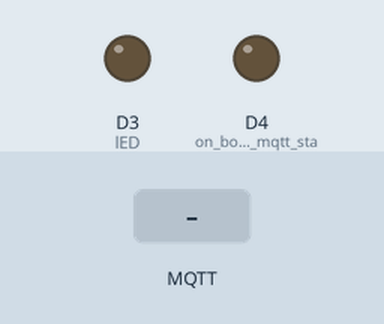
This sketch was run on a simulated ESP8266 (NodeMCU). On the bench: output pins drawn as LEDs (lit = HIGH). The inputs (shaded band) are chosen by the test bench. WiFi joins after 1.5 s; servers stay silent unless stated; random numbers use the default seed unless the sketch sets one; no MQTT or app messages arrive unless stated; what the sketch prints to the serial monitor is not drawn.

Above: at 2.7 s.
2.8 s: MQTT message "on" arrives on the first subscribed topic
At 3.3 s:
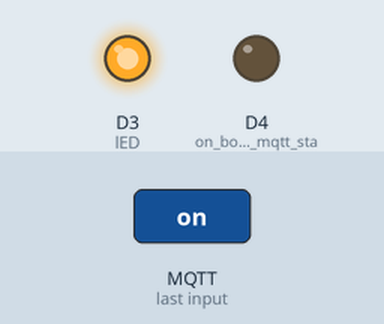
4.3 s: MQTT message "o" arrives on the first subscribed topic
At 5.6 s:
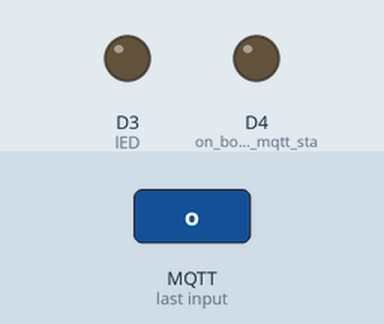
Timing chart, 0 to 7.3 s (numbered marks = the images above; inputs shaded):
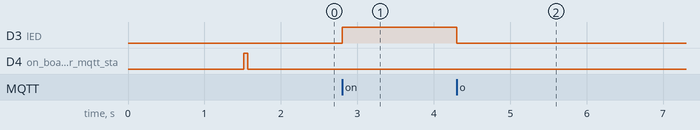

The sketch:

rete-facebook-chat.ino
```cpp
//https://io.reteiot.com/api/user/facebookchat/rhythmdas0@gmail.com/facebook-led/off
//https://io.reteiot.com/api/user/facebookchat/rhythmdas0@gmail.com/facebook-led/on

#include <ESP8266WiFi.h>
#include <PubSubClient.h>

// Update these with values suitable for your network.

const char* ssid = "linksys"; // change to your home wifi name
const char* password = "secretcube"; //  change to your home wifi password
const char* mqtt_server = "io.reteiot.com"; // MQTT broker Name

WiFiClient espClient;
PubSubClient client(espClient);
long lastMsg = 0;
char msg[50];
int value = 0;

void setup_wifi() {

  delay(10);
  // We start by connecting to a WiFi network
  Serial.println();
  Serial.print("Connecting to ");
  Serial.println(ssid);

  WiFi.begin(ssid, password);

  while (WiFi.status() != WL_CONNECTED) {
    delay(500);
    Serial.print(".");
  }

  randomSeed(micros());

  Serial.println("");
  Serial.println("WiFi connected");
  Serial.println("IP address: ");
  Serial.println(WiFi.localIP());
}

void callback(char* topic, byte* payload, unsigned int length) {
  Serial.print("Message arrived [");
  Serial.print(topic);
  Serial.print("] ");
  for (int i = 0; i < length; i++) {
    Serial.print((char)payload[i]);
  }
  Serial.println();

  // Switch on the LED if an 1 was received as first character
  if ((char)payload[0] == 'o' && (char)payload[1]== 'n') { // Here we are comparing if ON command is coming from server.

    //digitalWrite(D7, HIGH);
    digitalWrite(D3, HIGH);

  } else {
   // digitalWrite(D7, LOW); // else turn off led
    digitalWrite(D3, LOW);

  }

}

void reconnect() {
  // Loop until we're reconnected
  while (!client.connected()) {
    Serial.print("Attempting MQTT connection...");
    // Create a random client ID
    String clientId = "ESP8266Client-";
    clientId += String(random(0xffff), HEX);
    // Attempt to connect
    if (client.connect(clientId.c_str())) {
      Serial.println("connected");
       digitalWrite(BUILTIN_LED, LOW);
      client.subscribe("rhythmdas34@yahoo.com/facebook-led"); //  chnage your email id , you can also change facebook-led and keep what ever device name here.
    } else {
      Serial.print("failed, rc=");
      Serial.print(client.state());
      Serial.println(" try again in 5 seconds");
      // Wait 5 seconds before retrying
      delay(5000);
    }
  }
}

void setup() {
  pinMode(BUILTIN_LED, OUTPUT);     // on board led for mqtt status indication.
//  pinMode(D7, OUTPUT); // our Buzzer is connected to D7
  pinMode(D3, OUTPUT); // lED
  Serial.begin(115200);
  setup_wifi();
  client.setServer(mqtt_server, 1883);
  client.setCallback(callback);
  digitalWrite(BUILTIN_LED, HIGH);
  digitalWrite(D3, LOW);
}

void loop() {

  if (!client.connected()) {
     digitalWrite(BUILTIN_LED, HIGH);
    reconnect();
  }
  client.loop();

}
```

Measured:
- after the input at 2.8 s, D3 (lED): LOW → HIGH at once
- after the input at 4.3 s, D3 (lED): HIGH → LOW at once
